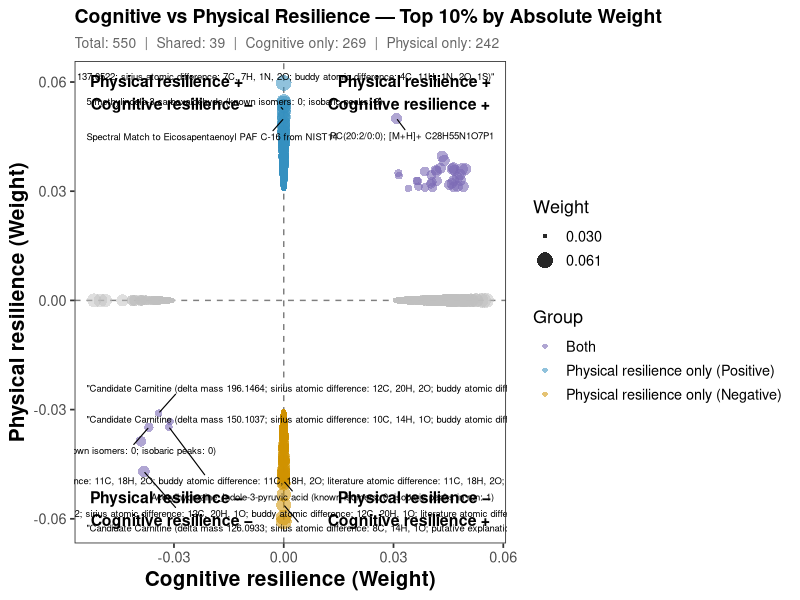
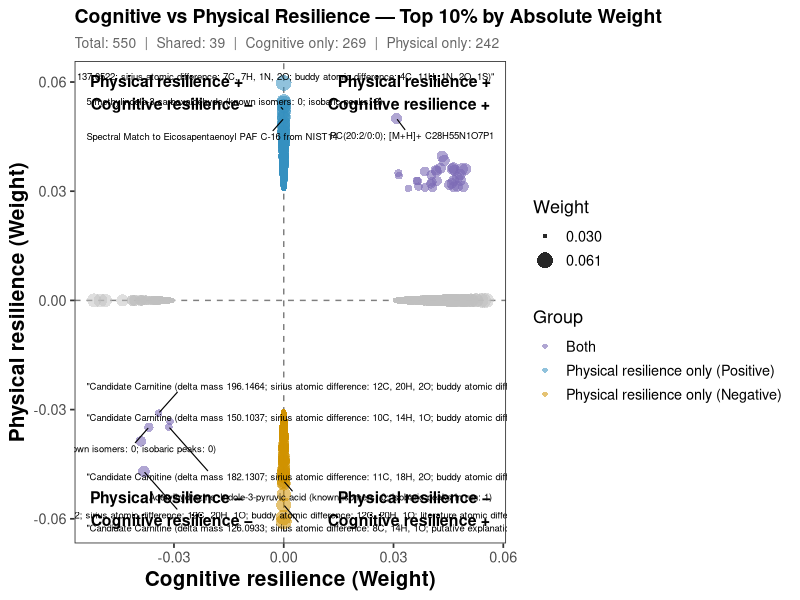

Source code (R) for these figures, in order:
#Figure S3b
# Quadrant Plot: Cognitive vs Physical Resilience Metabolites
library(dplyr)
library(ggplot2)
library(ggrepel)

# Load data
setwd("...")

cog <- read.csv("ranked_metabolites_cognitive_resilience_updated.csv",
                stringsAsFactors = FALSE)

phy <- read.csv("0-ranked_metabolites-physres_with_compound.csv",
                stringsAsFactors = FALSE)

# Filter by top 10% AbsWeight
cog_cutoff <- quantile(cog$AbsWeight,          0.90)
phy_cutoff <- quantile(phy$AbsWeight_physical, 0.90)

cat(sprintf("Cognitive cutoff (90th pct) : %.5f\n", cog_cutoff))
cat(sprintf("Physical  cutoff (90th pct) : %.5f\n", phy_cutoff))

cog_filtered <- cog %>%
  filter(AbsWeight >= cog_cutoff) %>%
  select(Metabolite,
         Weight_cog    = Weight,
         AbsWeight_cog = AbsWeight,
         Label_cog     = Compound_Name)

phy_filtered <- phy %>%
  filter(AbsWeight_physical >= phy_cutoff) %>%
  select(Metabolite    = Metabolite_physical,
         Weight_phy    = Weight_physical,
         AbsWeight_phy = AbsWeight_physical,
         Label_phy     = Compound_Name_phy)

merged <- full_join(
  cog_filtered %>% mutate(Metabolite = as.character(Metabolite)),
  phy_filtered  %>% mutate(Metabolite = as.character(Metabolite)),
  by = "Metabolite"
) %>%
  mutate(
    Weight_cog    = ifelse(is.na(Weight_cog),    0, Weight_cog),
    Weight_phy    = ifelse(is.na(Weight_phy),    0, Weight_phy),
    AbsWeight_cog = ifelse(is.na(AbsWeight_cog), 0, AbsWeight_cog),
    AbsWeight_phy = ifelse(is.na(AbsWeight_phy), 0, AbsWeight_phy)
  )

merged <- merged %>%
  mutate(
    Source = case_when(
      AbsWeight_cog > 0 & AbsWeight_phy > 0 ~ "Both",
      AbsWeight_cog > 0                      ~ "Cognitive only",
      TRUE                                   ~ "Physical only"
    )
  )

cat(sprintf("Total metabolites plotted : %d\n", nrow(merged)))
cat(sprintf("  Shared (both)           : %d\n", sum(merged$Source == "Both")))
cat(sprintf("  Cognitive only          : %d\n", sum(merged$Source == "Cognitive only")))
cat(sprintf("  Physical only           : %d\n", sum(merged$Source == "Physical only")))

# Assign quadrant labels
merged <- merged %>%
  mutate(
    Quadrant = case_when(
      Weight_cog >= 0 & Weight_phy >= 0 ~ "Q1: Phy+ / Cog+",
      Weight_cog <  0 & Weight_phy >= 0 ~ "Q2: Phy+ / Cog-",
      Weight_cog <  0 & Weight_phy <  0 ~ "Q3: Phy- / Cog-",
      Weight_cog >= 0 & Weight_phy <  0 ~ "Q4: Phy- / Cog+"
    )
  )

print(table(merged$Quadrant))

label_shared <- merged %>%
  filter(Source == "Both") %>%
  filter(!is.na(Label_cog) & Label_cog != "NA" & nchar(trimws(Label_cog)) > 0) %>%
  group_by(Quadrant) %>%
  mutate(AvgAbs = (AbsWeight_cog + AbsWeight_phy) / 2) %>%
  slice_max(AvgAbs, n = 5) %>%
  ungroup()

label_phy_only <- merged %>%
  filter(Source == "Physical only") %>%
  filter(!is.na(Label_phy) & Label_phy != "NA" & nchar(trimws(Label_phy)) > 0) %>%
  slice_max(AbsWeight_phy, n = 5)

label_df <- bind_rows(label_shared, label_phy_only)

# Assign colors
merged <- merged %>%
  mutate(
    PlotColor = case_when(
      Source == "Cognitive only"                  ~ "grey75",
      Source == "Both"                            ~ "#7B6BB5",
      Source == "Physical only" & Weight_phy >= 0 ~ "#3690C0",
      Source == "Physical only" & Weight_phy <  0 ~ "#D09200"
    )
  )

label_df <- label_df %>%
  mutate(
    PlotColor = case_when(
      Source == "Both"                            ~ "#7B6BB5",
      Source == "Physical only" & Weight_phy >= 0 ~ "#3690C0",
      Source == "Physical only" & Weight_phy <  0 ~ "#D09200"
    )
  )

merged_cog  <- merged %>% filter(Source == "Cognitive only")
merged_phy  <- merged %>% filter(Source == "Physical only")
merged_both <- merged %>% filter(Source == "Both")

size_min <- min(c(
  merged_cog$AbsWeight_cog,
  merged_phy$AbsWeight_phy,
  (merged_both$AbsWeight_cog + merged_both$AbsWeight_phy) / 2
))
size_max <- max(c(
  merged_cog$AbsWeight_cog,
  merged_phy$AbsWeight_phy,
  (merged_both$AbsWeight_cog + merged_both$AbsWeight_phy) / 2
))

# Build plot
p <- ggplot(merged, aes(x = Weight_cog, y = Weight_phy)) +
  
  geom_hline(yintercept = 0, linetype = "dashed", color = "grey50", linewidth = 0.5) +
  geom_vline(xintercept = 0, linetype = "dashed", color = "grey50", linewidth = 0.5) +
  
  geom_point(data  = merged_cog,
             aes(size = AbsWeight_cog),
             color = "grey75", shape = 16, alpha = 0.5) +
  
  geom_point(data  = merged_phy,
             aes(size = AbsWeight_phy, color = PlotColor),
             shape = 16, alpha = 0.55) +
  
  geom_point(data  = merged_both,
             aes(size = (AbsWeight_cog + AbsWeight_phy) / 2, color = PlotColor),
             shape = 16, alpha = 0.60) +
  
  geom_text_repel(
    data               = label_df,
    aes(label          = Label_phy),
    color              = "black",
    size               = 2.4,
    max.overlaps       = 30,
    box.padding        = 0.6,
    point.padding      = 0,        # line goes into the dot
    min.segment.length = 0,        # always draw segment
    segment.color      = "black",
    segment.size       = 0.4,
    segment.linetype   = 1,
    arrow              = NULL,     # no arrow
    force              = 3,
    force_pull         = 0.5,
    show.legend        = FALSE
  ) +
  
  scale_color_identity(
    guide  = "legend",
    name   = "Group",
    breaks = c("#7B6BB5", "#3690C0", "#D09200", "grey75"),
    labels = c("Both", "Physical resilience only (Positive)",
               "Physical resilience only (Negative)", "Cognitive only")
  ) +
  
  scale_size_continuous(
    range  = c(1.2, 5),
    name   = "Weight",
    breaks = c(size_min, size_max),
    labels = c(sprintf("%.3f", size_min),
               sprintf("%.3f", size_max))
  ) +
  
  annotate("text", x =  Inf, y =  Inf,
           label = "Physical resilience +\nCognitive resilience +",
           hjust = 1.1, vjust = 1.4,  size = 4.0, color = "black", fontface = "bold") +
  annotate("text", x = -Inf, y =  Inf,
           label = "Physical resilience +\nCognitive resilience \u2212",
           hjust = -0.1, vjust = 1.4, size = 4.0, color = "black", fontface = "bold") +
  annotate("text", x = -Inf, y = -Inf,
           label = "Physical resilience \u2212\nCognitive resilience \u2212",
           hjust = -0.1, vjust = -0.5, size = 4.0, color = "black", fontface = "bold") +
  annotate("text", x =  Inf, y = -Inf,
           label = "Physical resilience \u2212\nCognitive resilience +",
           hjust = 1.1, vjust = -0.5, size = 4.0, color = "black", fontface = "bold") +
  
  labs(
    title    = "Cognitive vs Physical Resilience \u2014 Top 10% by Absolute Weight",
    subtitle = sprintf("Total: %d  |  Shared: %d  |  Cognitive only: %d  |  Physical only: %d",
                       nrow(merged),
                       sum(merged$Source == "Both"),
                       sum(merged$Source == "Cognitive only"),
                       sum(merged$Source == "Physical only")),
    x = "Cognitive resilience (Weight)",
    y = "Physical resilience (Weight)"
  ) +
  theme_bw(base_size = 13) +
  theme(
    plot.title       = element_text(face = "bold", size = 14),
    plot.subtitle    = element_text(color = "grey40", size = 10),
    legend.position  = "right",
    axis.title.x     = element_text(size = 15, face = "bold"),
    axis.title.y     = element_text(size = 15, face = "bold"),
    panel.grid.major = element_blank(),
    panel.grid.minor = element_blank()
  )

# Save and preview
ggsave("quadrant_plot_cog_vs_phy.svg", plot = p,
       width = 9, height = 6)

cat("Saved: quadrant_plot_cog_vs_phy.svg\n")

print(p)
